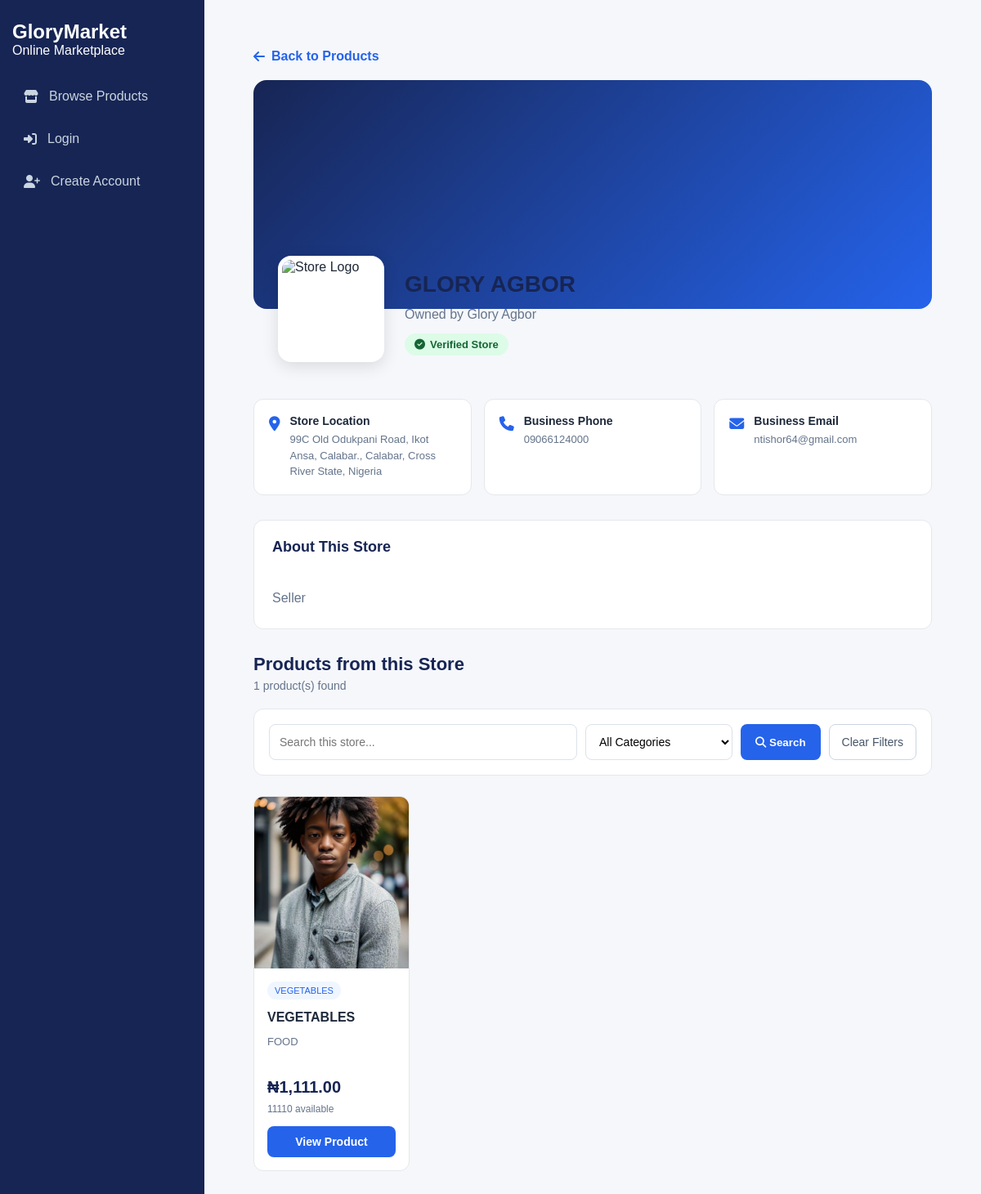
The page /customer/vendor-store.php?store=STORE (signed in) on the database its author committed.
### tables this page shows
CREATE TABLE `vendor_profiles` (
  `id` int(11) NOT NULL,
  `user_id` int(11) NOT NULL,
  `store_name` varchar(150) NOT NULL,
  `store_slug` varchar(180) NOT NULL,
  `business_description` text DEFAULT NULL,
  `business_phone` varchar(20) DEFAULT NULL,
  `business_email` varchar(150) DEFAULT NULL,
  `business_address` text DEFAULT NULL,
  `city` varchar(100) DEFAULT NULL,
  `state` varchar(100) DEFAULT NULL,
  `country` varchar(100) DEFAULT 'Nigeria',
  `logo` varchar(255) DEFAULT NULL,
  `banner` varchar(255) DEFAULT NULL,
  `verification_status` enum('pending','verified','rejected') NOT NULL DEFAULT 'pending',
  `created_at` timestamp NOT NULL DEFAULT current_timestamp(),
  `updated_at` timestamp NOT NULL DEFAULT current_timestamp() ON UPDATE current_timestamp()
);

CREATE TABLE `users` (
  `id` int(11) NOT NULL,
  `full_name` varchar(100) NOT NULL,
  `email` varchar(150) NOT NULL,
  `phone` varchar(20) DEFAULT NULL,
  `profile_picture` varchar(255) DEFAULT NULL,
  `password` varchar(255) NOT NULL,
  `role` enum('super_admin','admin','vendor','customer') NOT NULL DEFAULT 'customer',
  `status` enum('active','inactive','suspended') NOT NULL DEFAULT 'active',
  `email_verified_at` datetime DEFAULT NULL,
  `created_at` timestamp NOT NULL DEFAULT current_timestamp(),
  `updated_at` timestamp NOT NULL DEFAULT current_timestamp() ON UPDATE current_timestamp()
);

CREATE TABLE `products` (
  `id` int(11) NOT NULL,
  `vendor_id` int(11) NOT NULL,
  `name` varchar(255) NOT NULL,
  `description` text DEFAULT NULL,
  `price` decimal(10,2) NOT NULL,
  `image` varchar(255) DEFAULT NULL,
  `category_id` int(11) DEFAULT NULL,
  `stock` int(11) DEFAULT 0,
  `status` enum('pending','approved','rejected') DEFAULT 'pending',
  `created_at` timestamp NOT NULL DEFAULT current_timestamp(),
  `updated_at` timestamp NOT NULL DEFAULT current_timestamp() ON UPDATE current_timestamp()
);

CREATE TABLE `categories` (
  `id` int(11) NOT NULL,
  `name` varchar(100) NOT NULL,
  `description` text DEFAULT NULL,
  `status` enum('active','inactive') NOT NULL DEFAULT 'active',
  `created_at` timestamp NOT NULL DEFAULT current_timestamp(),
  `updated_at` timestamp NOT NULL DEFAULT current_timestamp() ON UPDATE current_timestamp()
);

### customer/vendor-store.php (the view, shortened to what this page needs)
<?php
$pdo = getDbConnection();
$store_slug = trim($_GET['store'] ?? '');
$stmt = $pdo->prepare("
    SELECT
        u.id AS vendor_id,
        u.full_name AS vendor_name,
        u.status AS account_status,
        vp.store_name,
        vp.store_slug,
        vp.business_description,
        vp.business_phone,
        vp.business_email,
        vp.business_address,
        vp.city,
        vp.state,
        vp.country,
        vp.logo,
        vp.banner,
        vp.verification_status
    FROM vendor_profiles vp
    INNER JOIN users u
        ON u.id = vp.user_id
    WHERE vp.store_slug = ?
      AND vp.verification_status = 'verified'
      AND u.status = 'active'
    LIMIT 1
");
$stmt->execute([$store_slug]);
$store = $stmt->fetch(PDO::FETCH_ASSOC);
$vendor_id = (int) $store['vendor_id'];
$cart_count = 0;
$search = trim($_GET['search'] ?? '');
$where = [
    "p.vendor_id = ?",
    "p.status = 'approved'"
];
$params = [$vendor_id];
$sql = "
    SELECT
        p.id,
        p.name,
        p.description,
        p.price,
        p.image,
        p.stock,
        p.category_id,
        p.created_at,
        c.name AS category_name
    FROM products p
    LEFT JOIN categories c
        ON c.id = p.category_id
    WHERE " . implode(' AND ', $where) . "
    ORDER BY p.created_at DESC
";
$stmt = $pdo->prepare($sql);
$stmt->execute($params);
$products = $stmt->fetchAll(PDO::FETCH_ASSOC);
$store_logo = !empty($store['logo'])
    ? '../' . $store['logo']
    : '../assets/images/vendor-default.png';
$location_parts = array_filter([
    $store['business_address'] ?? '',
    $store['city'] ?? '',
    $store['state'] ?? '',
    $store['country'] ?? ''
]);
$store_location = implode(', ', $location_parts);
$is_customer = (
    isset($_SESSION['user_id']) &&
    ($_SESSION['role'] ?? '') === 'customer'
);
?>
<!DOCTYPE html>
<html lang="en">
<head>
    <link
        rel="stylesheet"
        href="../assets/css/customer-dashboard.css"
    >
    <link
        rel="stylesheet"
        href="https://cdnjs.cloudflare.com/ajax/libs/font-awesome/6.5.2/css/all.min.css"
    >
</head>
<body>
<div class="customer-dashboard">
    <aside class="customer-sidebar">
        <div class="customer-logo">
            <h2>GloryMarket</h2>
            <p>Online Marketplace</p>
        </div>
        <nav class="customer-nav">
            <a href="products.php">
                <i class="fa-solid fa-store"></i>
                Browse Products
            </a>
            <?php if ($is_customer): ?>
                <a href="dashboard.php">
                    <i class="fa-solid fa-gauge"></i>
                    Dashboard
                </a>
                <a href="cart.php">
                    <i class="fa-solid fa-cart-shopping"></i>
                    My Cart
                    <?php if ($cart_count > 0): ?>
                        (<?= $cart_count ?>)
                    <?php endif; ?>
                </a>
                <a href="orders.php">
                    <i class="fa-solid fa-box"></i>
                    My Orders
                </a>
                <a href="profile.php">
                    <i class="fa-solid fa-user"></i>
                    Profile
                </a>
                <a href="../logout.php">
                    <i class="fa-solid fa-right-from-bracket"></i>
                    Logout
                </a>
            <?php else: ?>
                <a href="../login.php">
                    <i class="fa-solid fa-right-to-bracket"></i>
                    Login
                </a>
                <a href="../register.php">
                    <i class="fa-solid fa-user-plus"></i>
                    Create Account
                </a>
            <?php endif; ?>
        </nav>
    </aside>
    <main class="customer-main">
        <div class="public-store-container">
            <a
                href="products.php"
                class="store-back-link"
            >
                <i class="fa-solid fa-arrow-left"></i>
                Back to Products
            </a>
            <div class="public-store-banner">
            </div>
            <div class="public-store-header">
                <img
                    src="<?= htmlspecialchars($store_logo) ?>"
                    alt="Store Logo"
                    class="public-store-logo"
                >
                <div class="public-store-heading">
                    <h1>
                        <?= htmlspecialchars($store['store_name']) ?>
                    </h1>
                    <p>
                        Owned by
                        <?= htmlspecialchars($store['vendor_name']) ?>
                    </p>
                    <span class="store-verified-badge">
                        <i class="fa-solid fa-circle-check"></i>
                        Verified Store
                    </span>
                </div>
            </div>
            <div class="public-store-info">
                <?php if ($store_location !== ''): ?>
                    <div class="public-store-info-item">
                        <i class="fa-solid fa-location-dot"></i>
                        <div>
                            <strong>Store Location</strong>
                            <span>
                                <?= htmlspecialchars($store_location) ?>
                            </span>
                        </div>
                    </div>
                <?php endif; ?>
                <?php if (!empty($store['business_phone'])): ?>
                    <div class="public-store-info-item">
                        <i class="fa-solid fa-phone"></i>
                        <div>
                            <strong>Business Phone</strong>
                            <span>
                                <?= htmlspecialchars(
                                    $store['business_phone']
                                ) ?>
                            </span>
                        </div>
                    </div>
                <?php endif; ?>
                <?php if (!empty($store['business_email'])): ?>
                    <div class="public-store-info-item">
                        <i class="fa-solid fa-envelope"></i>
                        <div>
                            <strong>Business Email</strong>
                            <span>
                                <?= htmlspecialchars(
                                    $store['business_email']
                                ) ?>
                            </span>
                        </div>
                    </div>
                <?php endif; ?>
            </div>
            <?php if (!empty($store['business_description'])): ?>
                <div class="public-store-description">
                    <h2>About This Store</h2>
                    <p>
                        <?= htmlspecialchars(
                            $store['business_description']
                        ) ?>
                    </p>
                </div>
            <?php endif; ?>
            <section class="public-store-products">
                <div class="public-store-products-header">
                    <div>
                        <h2>Products from this Store</h2>
                        <p>
                            <?= count($products) ?>
                            product(s) found
                        </p>
                    </div>
                </div>
                <form
                    method="GET"
                    class="store-filter-form"
                >
                    <input
                        type="search"
                        name="search"
                        placeholder="Search this store..."
                        value="<?= htmlspecialchars($search) ?>"
                    >
                    <select name="category">
                        <option value="">
                            All Categories
                        </option>
                    </select>
                    <button
                        type="submit"
                        class="store-filter-button"
                    >
                        <i class="fa-solid fa-magnifying-glass"></i>
                        Search
                    </button>
                    <a
                        href="vendor-store.php?store=<?= urlencode($store_slug) ?>"
                        class="store-clear-button"
                    >
                        Clear Filters
                    </a>
                </form>
                <div class="store-products-grid">
                    <?php if (empty($products)): ?>
                        <div class="store-empty-state">
                            <i class="fa-solid fa-box-open"></i>
                            <h3>No Products Found</h3>
                            <p>
                                This store has no products matching
                                your search.
                            </p>
                        </div>
                    <?php else: ?>
                        <?php foreach ($products as $product): ?>
                            <?php
                                $product_image = !empty($product['image'])
                                    ? '../' . $product['image']
                                    : '../assets/images/product-placeholder.png';
                                $is_out_of_stock =
                                    (int) $product['stock'] <= 0;
                            ?>
                            <div class="store-product-card">
                                <a
                                    href="product-view.php?id=<?= (int) $product['id'] ?>"
                                    class="store-product-image"
                                >
                                    <img
                                        src="<?= htmlspecialchars($product_image) ?>"
                                        alt="<?= htmlspecialchars($product['name']) ?>"
                                        loading="lazy"
                                    >
                                </a>
                                <div class="store-product-content">
                                    <?php if (!empty($product['category_name'])): ?>
                                        <span class="store-product-category">
                                            <?= htmlspecialchars(
                                                $product['category_name']
                                            ) ?>
                                        </span>
                                    <?php endif; ?>
                                    <h3>
                                        <a
                                            href="product-view.php?id=<?= (int) $product['id'] ?>"
                                        >
                                            <?= htmlspecialchars(
                                                $product['name']
                                            ) ?>
                                        </a>
                                    </h3>
                                    <p class="store-product-description">
                                        <?= htmlspecialchars(
                                            mb_strimwidth(
                                                $product['description'] ?? '',
                                                0,
                                                85,
                                                '...'
                                            )
                                        ) ?>
                                    </p>
                                    <div class="store-product-price">
                                        ₦<?= number_format(
                                            (float) $product['price'],
                                            2
                                        ) ?>
                                    </div>
                                    <div class="store-product-stock <?= $is_out_of_stock ? 'out-of-stock' : '' ?>">
                                        <?php if ($is_out_of_stock): ?>
                                            Out of Stock
                                        <?php else: ?>
                                            <?= (int) $product['stock'] ?>
                                            available
                                        <?php endif; ?>
                                    </div>
                                    <?php if ($is_out_of_stock): ?>
                                        <span class="store-product-action disabled">
                                            Out of Stock
                                        </span>
                                    <?php else: ?>
                                        <a
                                            href="product-view.php?id=<?= (int) $product['id'] ?>"
                                            class="store-product-action"
                                        >
                                            View Product
                                        </a>
                                    <?php endif; ?>
                                </div>
                            </div>
                        <?php endforeach; ?>
                    <?php endif; ?>
                </div>
            </section>
        </div>
    </main>
</div>
</body>
</html>

### assets/css/customer-dashboard.css (style rules this page uses)
* { margin: 0; padding: 0; box-sizing: border-box; }
body { font-family: Arial, sans-serif; background: #f5f7fb; color: #1f2937; }
.customer-dashboard { display: flex; min-height: 100vh; }
.customer-sidebar { width: 250px; background: #172554; color: #fff; padding: 25px 15px; flex-shrink: 0; }
.customer-nav { display: flex; flex-direction: column; gap: 8px; margin-top: 25px; }
.customer-nav a { display: flex; align-items: center; gap: 13px; padding: 13px 14px; color: #cbd5e1; text-decoration: none; border-radius: 7px; transition: .2s; }
.customer-main { flex: 1; min-width: 0; padding: 30px; }

### rows shown on the page
vendor_profiles: store_name "GLORY AGBOR", user.full_name "Glory Agbor", business_phone "09066124000", business_email "ntishor64@gmail.com", business_description "Seller"
products: image (picture), category.name "VEGETABLES", name "VEGETABLES", description "FOOD", price "1,111.00", stock "11110"

### other values the page prints
$store_location "99C Old Odukpani Road, Ikot Ansa, Calabar., Calabar, Cross River State, Nigeria"
count($products) "1"
